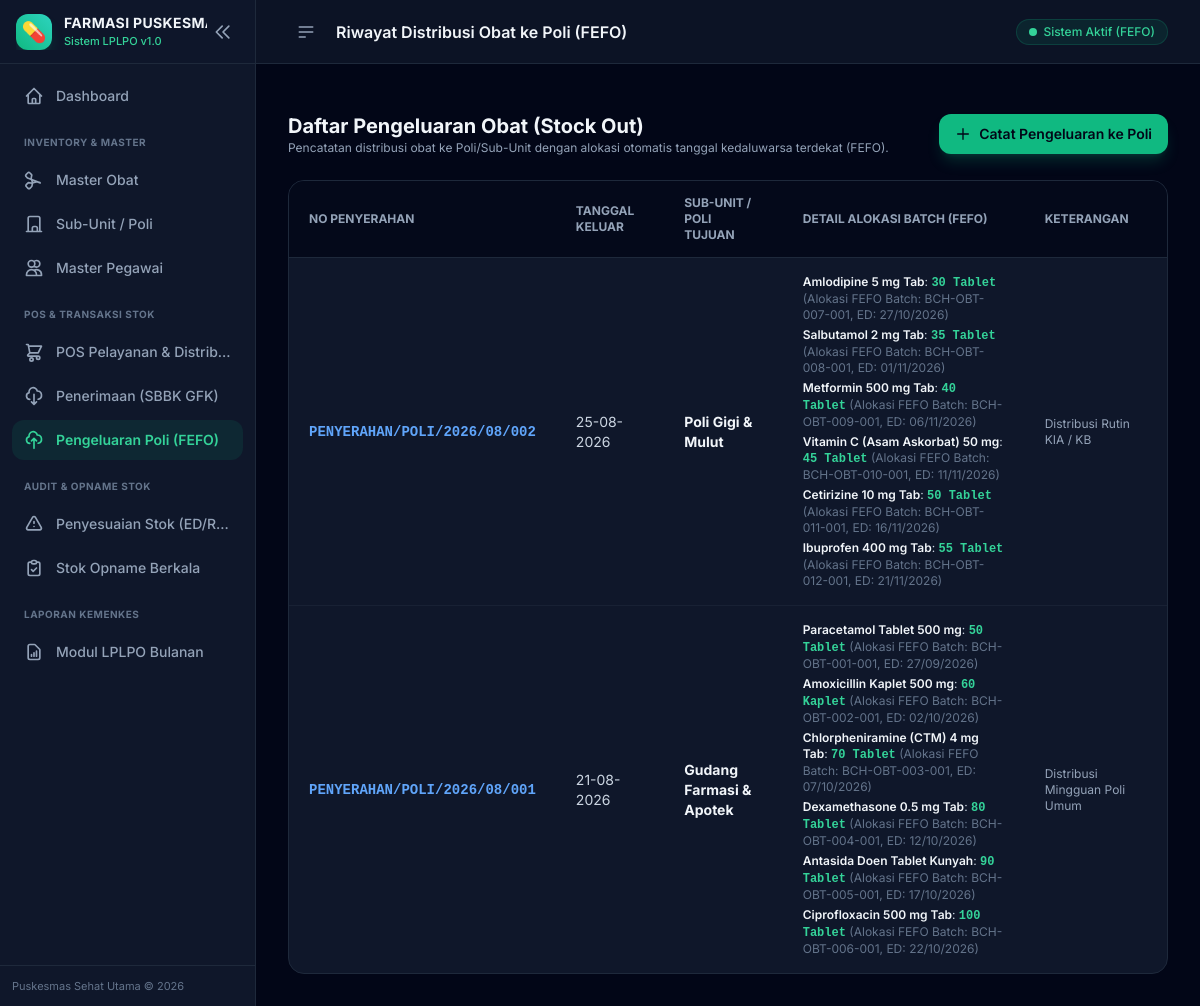
The app's page /transaksi/keluar with its own data.
### app/models.py (models this page shows, shortened)
class BaseModel(db.Model):
    __abstract__ = True

class TransaksiKeluar(BaseModel):
    __tablename__ = 'transaksi_keluar'
    id = db.Column(db.Integer, primary_key=True)
    no_penyerahan = db.Column(db.String(50), nullable=False)
    subunit_id = db.Column(db.Integer, db.ForeignKey('sub_unit.id'), nullable=False)
    tanggal_keluar = db.Column(db.Date, nullable=False, default=date.today)
    keterangan = db.Column(db.Text)
    created_at = db.Column(db.DateTime, default=datetime.utcnow)
    items = db.relationship('TransaksiKeluarItem', backref='transaksi', lazy=True, cascade="all, delete-orphan")

class SubUnit(BaseModel):
    __tablename__ = 'sub_unit'
    id = db.Column(db.Integer, primary_key=True)
    nama_subunit = db.Column(db.String(100), nullable=False, unique=True)
    penanggung_jawab = db.Column(db.String(100))
    keterangan = db.Column(db.String(255))
    created_at = db.Column(db.DateTime, default=datetime.utcnow)
    transaksi_keluar = db.relationship('TransaksiKeluar', backref='subunit', lazy=True)

class TransaksiKeluarItem(BaseModel):
    __tablename__ = 'transaksi_keluar_item'
    id = db.Column(db.Integer, primary_key=True)
    transaksi_keluar_id = db.Column(db.Integer, db.ForeignKey('transaksi_keluar.id'), nullable=False)
    obat_id = db.Column(db.Integer, db.ForeignKey('obat.id'), nullable=False)
    batch_id = db.Column(db.Integer, db.ForeignKey('batch_obat.id'), nullable=False)
    jumlah = db.Column(db.Integer, nullable=False)
    obat = db.relationship('Obat')
    batch = db.relationship('BatchObat')

class Obat(BaseModel):
    __tablename__ = 'obat'
    id = db.Column(db.Integer, primary_key=True)
    kode_obat = db.Column(db.String(50), unique=True, nullable=False, index=True)
    nama_obat = db.Column(db.String(150), nullable=False)
    bentuk_sediaan = db.Column(db.String(50), default='Tablet')
    satuan = db.Column(db.String(30), default='Tablet')
    kategori = db.Column(db.String(50), default='Generik')
    harga_satuan = db.Column(db.Float, default=0.0)
    stok_minimum = db.Column(db.Integer, default=10)
    buffer_percent = db.Column(db.Float, default=0.20)
    created_at = db.Column(db.DateTime, default=datetime.utcnow)
    batches = db.relationship('BatchObat', backref='obat', lazy=True, cascade="all, delete-orphan")

class BatchObat(BaseModel):
    __tablename__ = 'batch_obat'
    id = db.Column(db.Integer, primary_key=True)
    obat_id = db.Column(db.Integer, db.ForeignKey('obat.id'), nullable=False)
    no_batch = db.Column(db.String(50), nullable=False)
    expired_date = db.Column(db.Date, nullable=False)
    stok_awal = db.Column(db.Integer, default=0)
    stok_sekarang = db.Column(db.Integer, default=0)
    sumber_dana = db.Column(db.String(50), default='APBD')
    harga_batch = db.Column(db.Float, default=0.0)
    created_at = db.Column(db.DateTime, default=datetime.utcnow)

### app/routes/transaksi.py (the view)
@transaksi_bp.route('/keluar')
def list_keluar():
    transaksi_list = TransaksiKeluar.query.order_by(TransaksiKeluar.tanggal_keluar.desc()).all()
    return render_template('transaksi/keluar_list.html', transaksi_list=transaksi_list)

### app/templates/transaksi/keluar_list.html (shortened to what this page needs)
{% extends 'base.html' %}
{% block header_title %}Riwayat Distribusi Obat ke Poli (FEFO){% endblock %}
{% block content %}
<div class="space-y-6">
    <div class="flex flex-col sm:flex-row items-start sm:items-center justify-between gap-4">
        <div>
            <h3 class="text-xl font-bold text-slate-100">Daftar Pengeluaran Obat (Stock Out)</h3>
            <p class="text-xs text-slate-400">Pencatatan distribusi obat ke Poli/Sub-Unit dengan alokasi otomatis tanggal kedaluwarsa terdekat (FEFO).</p>
        </div>
        <a href="{{ url_for('transaksi.tambah_keluar') }}" class="px-4 py-2.5 bg-emerald-500 hover:bg-emerald-400 text-slate-950 font-semibold rounded-xl transition-all shadow-lg shadow-emerald-500/20 flex items-center gap-2 text-sm">
            <svg class="w-4 h-4" fill="none" stroke="currentColor" viewBox="0 0 24 24"><path stroke-linecap="round" stroke-linejoin="round" stroke-width="2" d="M12 4v16m8-8H4"/></svg>
            Catat Pengeluaran ke Poli
        </a>
    </div>
    <div class="bg-slate-900 rounded-2xl border border-slate-800 overflow-hidden">
        <div class="overflow-x-auto">
            <table class="w-full text-sm text-left">
                <thead class="text-xs uppercase bg-slate-950/80 text-slate-400 border-b border-slate-800">
                    <tr>
                        <th class="px-5 py-3.5">No Penyerahan</th>
                        <th class="px-5 py-3.5">Tanggal Keluar</th>
                        <th class="px-5 py-3.5">Sub-Unit / Poli Tujuan</th>
                        <th class="px-5 py-3.5">Detail Alokasi Batch (FEFO)</th>
                        <th class="px-5 py-3.5">Keterangan</th>
                    </tr>
                </thead>
                <tbody class="divide-y divide-slate-800/60">
                    {% if transaksi_list %}
                        {% for t in transaksi_list %}
                        <tr class="hover:bg-slate-800/40 transition-colors">
                            <td class="px-5 py-4 font-mono font-bold text-blue-400">{{ t.no_penyerahan }}</td>
                            <td class="px-5 py-4 text-slate-300">{{ t.tanggal_keluar.strftime('%d-%m-%Y') }}</td>
                            <td class="px-5 py-4 font-bold text-slate-100">{{ t.subunit.nama_subunit }}</td>
                            <td class="px-5 py-4">
                                <div class="space-y-1">
                                    {% for item in t.items %}
                                    <div class="text-xs text-slate-300">
                                        <span class="font-semibold text-slate-100">{{ item.obat.nama_obat }}</span>:
                                        <span class="font-mono text-emerald-400 font-bold">{{ item.jumlah|number }} {{ item.obat.satuan }}</span>
                                        <span class="text-slate-500">(Alokasi FEFO Batch: {{ item.batch.no_batch }}, ED: {{ item.batch.expired_date.strftime('%d/%m/%Y') }})</span>
                                    </div>
                                    {% endfor %}
                                </div>
                            </td>
                            <td class="px-5 py-4 text-slate-400 text-xs">{{ t.keterangan or '-' }}</td>
                        </tr>
                        {% endfor %}
                    {% else %}
                        <tr>
                            <td colspan="5" class="text-center py-8 text-slate-500 text-sm">Belum ada riwayat transaksi pengeluaran ke poli.</td>
                        </tr>
                    {% endif %}
                </tbody>
            </table>
        </div>
    </div>
</div>
{% endblock %}

### app/templates/base.html (style rules this page uses)
body { font-family: 'Inter', sans-serif; }

### records on screen
TransaksiKeluar: no_penyerahan "PENYERAHAN/POLI/2026/08/002", tanggal_keluar "25-08-2026", subunit.nama_subunit "Poli Gigi & Mulut", keterangan "Distribusi Rutin KIA / KB"
TransaksiKeluarItem: obat.nama_obat "Amlodipine 5 mg Tab", jumlah|number "30", obat.satuan "Tablet", batch.no_batch "BCH-OBT-007-001", batch.expired_date "27/10/2026"
TransaksiKeluarItem: obat.nama_obat "Salbutamol 2 mg Tab", jumlah|number "35", obat.satuan "Tablet", batch.no_batch "BCH-OBT-008-001", batch.expired_date "01/11/2026"
TransaksiKeluarItem: obat.nama_obat "Metformin 500 mg Tab", jumlah|number "40", obat.satuan "Tablet", batch.no_batch "BCH-OBT-009-001", batch.expired_date "06/11/2026"
TransaksiKeluarItem: obat.nama_obat "Vitamin C (Asam Askorbat) 50 mg", jumlah|number "45", obat.satuan "Tablet", batch.no_batch "BCH-OBT-010-001", batch.expired_date "11/11/2026"
TransaksiKeluarItem: obat.nama_obat "Cetirizine 10 mg Tab", jumlah|number "50", obat.satuan "Tablet", batch.no_batch "BCH-OBT-011-001", batch.expired_date "16/11/2026"
TransaksiKeluarItem: obat.nama_obat "Ibuprofen 400 mg Tab", jumlah|number "55", obat.satuan "Tablet", batch.no_batch "BCH-OBT-012-001", batch.expired_date "21/11/2026"
TransaksiKeluar: no_penyerahan "PENYERAHAN/POLI/2026/08/001", tanggal_keluar "21-08-2026", subunit.nama_subunit "Gudang Farmasi & Apotek", keterangan "Distribusi Mingguan Poli Umum"
TransaksiKeluarItem: obat.nama_obat "Paracetamol Tablet 500 mg", jumlah|number "50", obat.satuan "Tablet", batch.no_batch "BCH-OBT-001-001", batch.expired_date "27/09/2026"
TransaksiKeluarItem: obat.nama_obat "Amoxicillin Kaplet 500 mg", jumlah|number "60", obat.satuan "Kaplet", batch.no_batch "BCH-OBT-002-001", batch.expired_date "02/10/2026"
TransaksiKeluarItem: obat.nama_obat "Chlorpheniramine (CTM) 4 mg Tab", jumlah|number "70", obat.satuan "Tablet", batch.no_batch "BCH-OBT-003-001", batch.expired_date "07/10/2026"
TransaksiKeluarItem: obat.nama_obat "Dexamethasone 0.5 mg Tab", jumlah|number "80", obat.satuan "Tablet", batch.no_batch "BCH-OBT-004-001", batch.expired_date "12/10/2026"
TransaksiKeluarItem: obat.nama_obat "Antasida Doen Tablet Kunyah", jumlah|number "90", obat.satuan "Tablet", batch.no_batch "BCH-OBT-005-001", batch.expired_date "17/10/2026"
TransaksiKeluarItem: obat.nama_obat "Ciprofloxacin 500 mg Tab", jumlah|number "100", obat.satuan "Tablet", batch.no_batch "BCH-OBT-006-001", batch.expired_date "22/10/2026"
